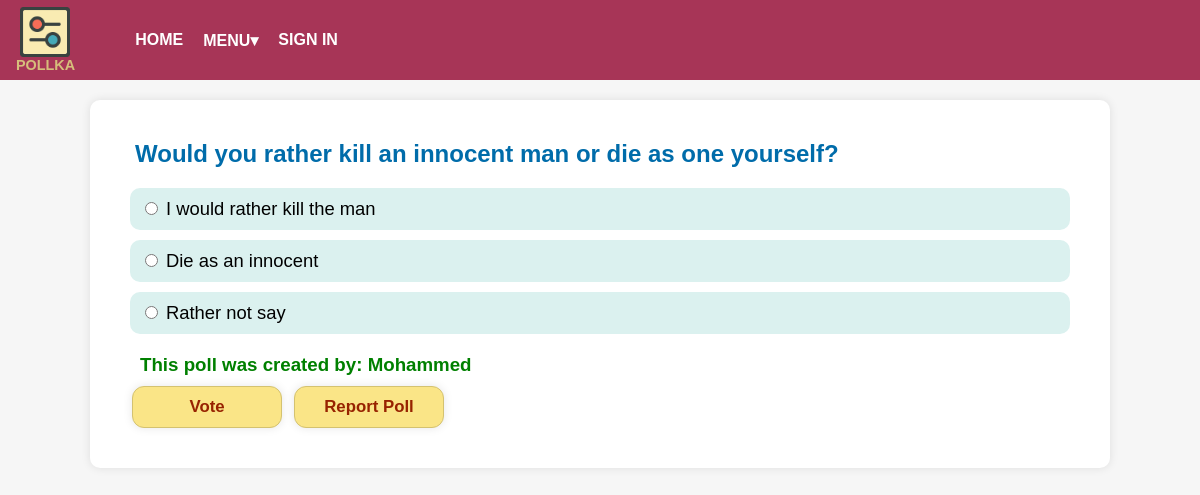
The page /Poll.php?pid=9 on the database its author committed.
### tables this page shows
CREATE TABLE `questions` (
  `qid` int(11) NOT NULL,
  `uid` int(11) NOT NULL,
  `question` varchar(255) NOT NULL,
  `qstatus` varchar(15) NOT NULL,
  `reported` int(11) NOT NULL DEFAULT 0,
  `dueDate` datetime DEFAULT NULL
);

CREATE TABLE `options` (
  `oid` int(11) NOT NULL,
  `qid` int(11) NOT NULL,
  `option` varchar(255) NOT NULL
);

### poll.php (the view, shortened to what this page needs)
<?php
try {
    require('connection.php');
    $pid = $_GET['pid'];
    $sqlPoll = "SELECT * FROM questions WHERE qid = :pid";
    $stmtPoll = $db->prepare($sqlPoll);
    $stmtPoll->bindParam(':pid', $pid);
    $stmtPoll->execute();
    $poll = $stmtPoll->fetch(PDO::FETCH_ASSOC);
    $sqlOptions = "SELECT * FROM options WHERE qid = :pid";
    $stmtOptions = $db->prepare($sqlOptions);
    $stmtOptions->bindParam(':pid', $pid);
    $stmtOptions->execute();
    $sqlUname = "SELECT u.uname
                FROM user u INNER JOIN questions q ON u.uid = q.uid
                WHERE q.qid = :pid";
    $stmtUname = $db->prepare($sqlUname);
    $stmtUname->bindParam(':pid', $pid);
    $stmtUname->execute();
    if ($stmtUname->rowCount() == 1) {
        $unamearray = $stmtUname->fetch();
        $uname = $unamearray[0];
    } else {
        $uname = ("Unavailable");
    }
    $pollEnded = ($poll['qstatus'] == 'Ended') ? true : false;
    $pollDeactivated = ($poll['qstatus'] == 'Deactivated') ? true : false;
    $is_owner = (isset($_SESSION['uid']) && $_SESSION['uid'] == $poll['uid']) ? true : false;
    $voted = false;
?>
    <!DOCTYPE html>
    <html lang="en">
    <head>
        <link rel='stylesheet' href="styles/poll-styles.css">
        <link rel='stylesheet' href="styles/globalStyles.css">
    </head>
    <body class='preload'>
        <?php require('header.php');
        ?>
        <div class='container options'>
            <h2 class='question'><?php echo $poll['question']; ?></h2>
            <?php
            if ($stmtOptions->rowCount() > 0) {
                $hasOptions = true;
                echo "<form name='pollForm' id='pollForm'>";
                if (!$pollEnded) {
                    foreach ($stmtOptions as $option) {
                        echo "<div class='poll-option'>";
                        echo "<input type='radio' name='option' id='{$option['oid']} radio_opt' value='{$option['oid']}'>";
                        echo "<label for='{$option['oid']}'>{$option['option']}</label>";
                        echo "</div>";
                    }
                }
            } else {
                $hasOptions = false;
            }
            ?>
            </form>
            <div class="opt_btns">
                <?php
                if ($is_owner) {
                    echo "<h3 style='color:green;'>This poll was created by you, $uname.</h3>";
                } else {
                    echo "<h3 style='color:green;'>This poll was created by: $uname</h3>";
                }
                if ($hasOptions && !$voted && !$pollEnded && !$pollDeactivated) {
                    echo "<button class='opt_btn vote_btn' onclick='vote()'>Vote</button>";
                }
                if (!$pollDeactivated && !(isset($_SESSION['reported']) && $_SESSION['reported'] = true)) {
                    echo "<button class='opt_btn report_btn' id='report_btn' onclick='reportPoll()'>Report Poll</button>";
                }
                ?>
            </div>
        </div>
    </body>
    </html>
<?php } catch (PDOException $E) {
    die("Error occured!");
}
?>

### styles/poll-styles.css (style rules this page uses)
* { box-sizing: border-box; }
body { background: #f4f4f4cc; background-repeat: no-repeat; background-size: cover; min-width: 500px; min-height: 580px; margin: 0; padding: 0; font-family: 'Helvetica', sans-serif ; }
.container { width: 85% ; margin: 20px auto; background-color: #fff; padding: 20px; box-shadow: 0 0 10px rgba(0, 0, 0, 0.1); border-radius: 10px; }
.button-container .button, .opt_btn { display: inline-block; text-align: center; min-width: 95px; background-color:#fae587; box-shadow: 0 0 10px rgba(0, 0, 0, 0.1); color:#972300; padding: 10px; margin-left: 12px; border-radius: 12px; font-size: 1.05rem; font-weight: 600; transition-duration: 0.5s; }
.opt_btns { margin: 20px 10px; }
.opt_btns h3 { margin: 0 0 10px 20px; }
.opt_btn { min-width: 150px; border: #d4c270 0.5px solid; transition-duration: 0.5s; }
h2.question { margin-left: 25px; color: #006caa; }
.poll-option { background-color: #dbf1ef; margin: 10px 20px; padding: 10px; border-radius: 10px; }
.options label { font-size: 1.15rem; margin-left: 5px; }

### styles/header.css (style rules this page uses)
* { box-sizing: border-box; }

### rows shown on the page
questions: question "Would you rather kill an innocent man or die as one yourself?"
options: option "I would rather kill the man"
options: option "Die as an innocent"
options: option "Rather not say"

### other values the page prints
$uname "Mohammed"
